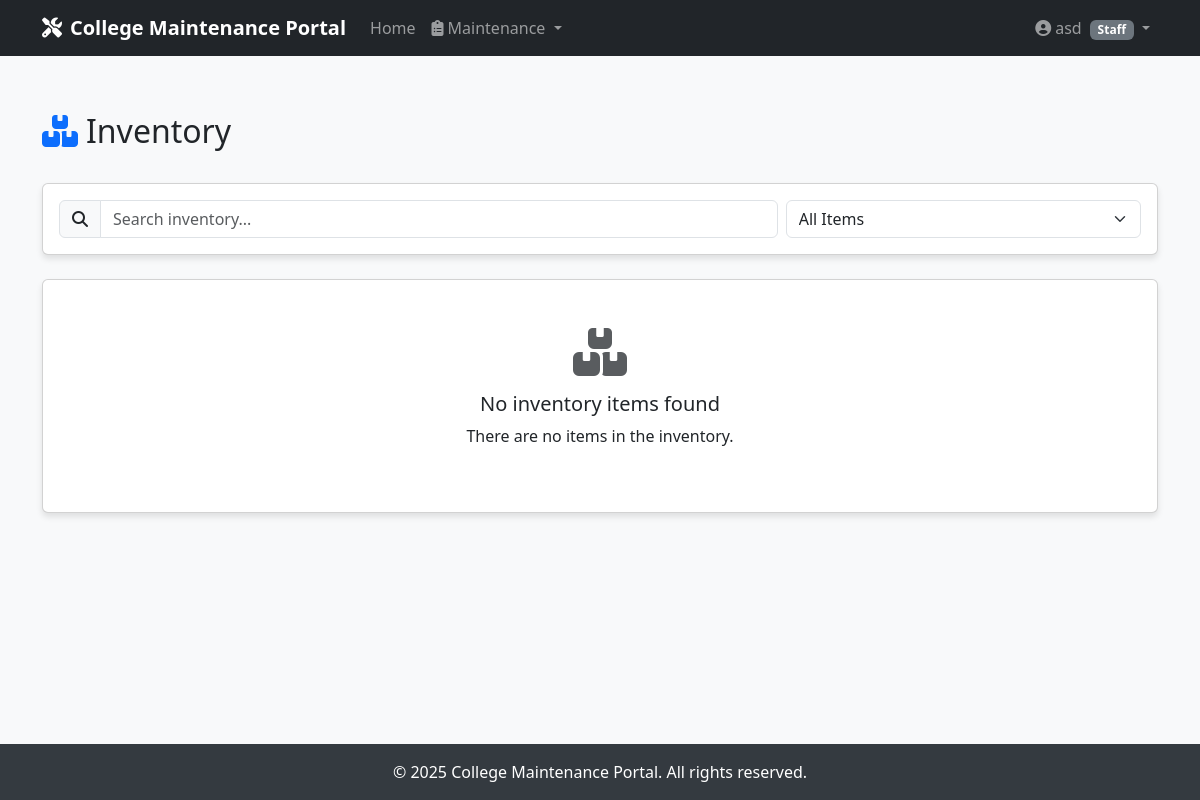
The page /inventory/ (signed in) on the database as committed earlier.
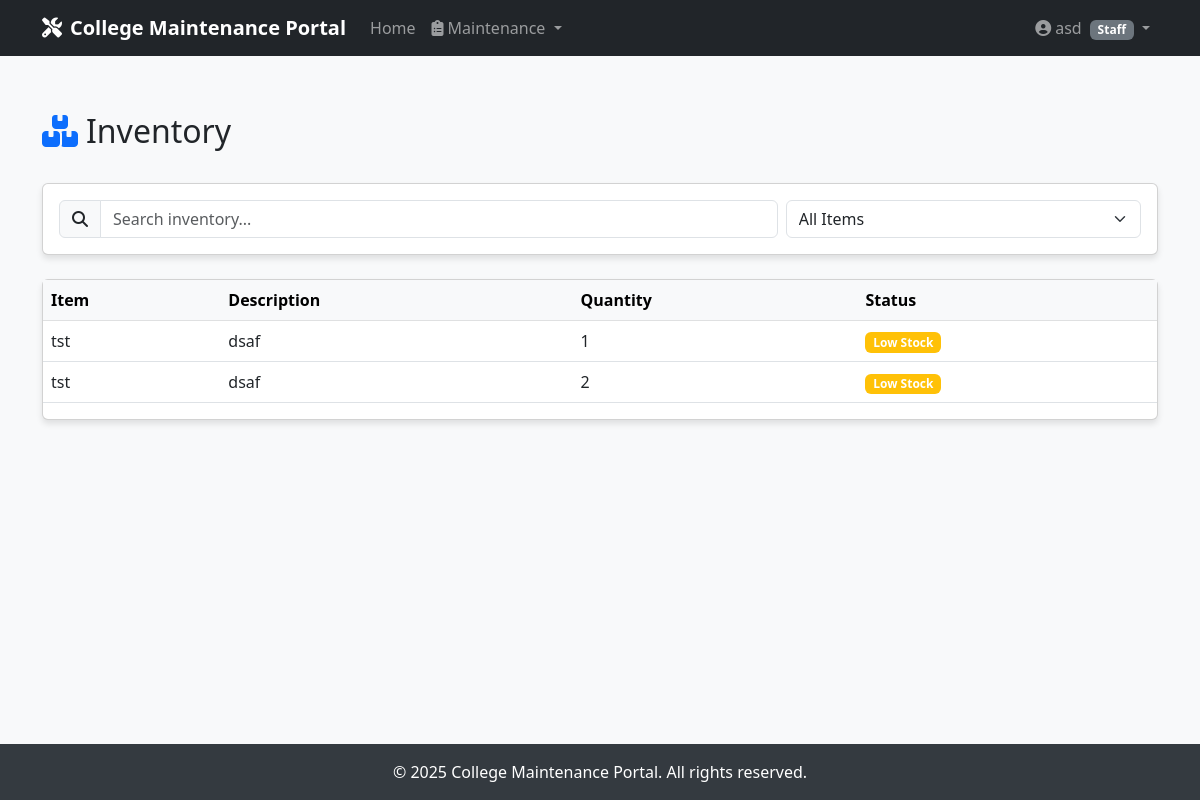
The same page on the database as committed later.
### maintenance/models.py (models this page shows, shortened)
class CustomUser(AbstractUser):
    USER_TYPE_CHOICES = (
        ('student', 'Student'),
        ('staff', 'Staff'),
        ('admin', 'Administrator'),
    )
    user_type = models.CharField(max_length=10, choices=USER_TYPE_CHOICES)
    department = models.CharField(max_length=100, blank=True, null=True)
    contact_number = models.CharField(max_length=15, blank=True, null=True)

class InventoryItem(models.Model):
    name = models.CharField(max_length=100)
    description = models.TextField(blank=True)
    quantity = models.PositiveIntegerField(default=0)

### maintenance/views.py (the view)
# urls.py: path('inventory/', views.view_inventory, name='inventory'),
@login_required
@staff_required
def view_inventory(request):
    inventory_items = InventoryItem.objects.all().order_by('name')
    paginator = Paginator(inventory_items, 15)  # Show 15 items per page
    page_number = request.GET.get('page')
    paginated_items = paginator.get_page(page_number)
    low_stock_count = inventory_items.filter(quantity__gt=0, quantity__lte=5).count()
    out_of_stock_count = inventory_items.filter(quantity=0).count()
    return render(request, 'inventory.html', {
        'inventory_items': paginated_items,
        'low_stock_count': low_stock_count,
        'out_of_stock_count': out_of_stock_count,
        'total_items': inventory_items.count()
    })

### maintenance/views.py (called while the page is built)
def staff_required(view_func):
    @wraps(view_func)
    def _wrapped_view(request, *args, **kwargs):
        if not request.user.is_authenticated:
            messages.error(request, 'You must be logged in to access this page')
            return redirect('login')
        if request.user.user_type not in ['staff', 'admin']:
            messages.error(request, 'You are not authorized to access this page')
            return redirect('home')
        return view_func(request, *args, **kwargs)
    return _wrapped_view

### maintenance/templates/inventory.html (shortened to what this page needs)
{% extends 'base.html' %}
{% block content %}
<div class="container py-4">
    <div class="d-flex justify-content-between align-items-center mb-4">
        <h2><i class="fas fa-boxes text-primary me-2"></i>Inventory</h2>
    </div>
    <div class="card mb-4">
        <div class="card-body">
            <div class="row g-2">
                <div class="col-md-8">
                    <div class="input-group">
                        <span class="input-group-text"><i class="fas fa-search"></i></span>
                        <input type="text" id="searchInput" class="form-control" placeholder="Search inventory...">
                    </div>
                </div>
                <div class="col-md-4">
                    <select id="statusFilter" class="form-select">
                        <option value="all">All Items</option>
                    </select>
                </div>
            </div>
        </div>
    </div>
    <div class="card">
        <div class="card-body p-0">
            {% if inventory_items %}
                <div class="table-responsive">
                    <table class="table table-hover" id="inventoryTable">
                        <thead class="table-light">
                            <tr>
                                <th>Item</th>
                                <th>Description</th>
                                <th>Quantity</th>
                                <th>Status</th>
                            </tr>
                        </thead>
                        <tbody>
                            {% for item in inventory_items %}
                                <tr>
                                    <td>{{ item.name }}</td>
                                    <td>{{ item.description }}</td>
                                    <td>{{ item.quantity }}</td>
                                    <td>
                                        {% if item.quantity <= 0 %}
                                            <span class="badge bg-danger">Out of Stock</span>
                                        {% elif item.quantity <= 5 %}
                                            <span class="badge bg-warning">Low Stock</span>
                                        {% else %}
                                            <span class="badge bg-success">In Stock</span>
                                        {% endif %}
                                    </td>
                                </tr>
                            {% endfor %}
                        </tbody>
                    </table>
                </div>
            {% else %}
                <div class="text-center py-5">
                    <i class="fas fa-boxes fa-3x text-muted mb-3"></i>
                    <h5>No inventory items found</h5>
                    <p class="mb-3">There are no items in the inventory.</p>
                </div>
            {% endif %}
        </div>
    </div>
</div>
{% endblock %}

### maintenance/templates/base.html (shortened to what this page needs)
<!DOCTYPE html>
<html lang="en">
<head>
    <link href="https://cdn.jsdelivr.net/npm/bootstrap@5.3.0-alpha1/dist/css/bootstrap.min.css" rel="stylesheet">
    <link rel="stylesheet" href="https://cdnjs.cloudflare.com/ajax/libs/font-awesome/6.4.0/css/all.min.css">
</head>
<body>
    <nav class="navbar navbar-expand-lg navbar-dark bg-dark">
        <div class="container">
            <a class="navbar-brand" href="{% url 'home' %}">
                <i class="fas fa-tools me-2"></i>College Maintenance Portal
            </a>
            <div class="collapse navbar-collapse" id="navbarNav">
                <ul class="navbar-nav me-auto">
                    <li class="nav-item">
                        <a class="nav-link" href="{% url 'home' %}">Home</a>
                    </li>
                    {% if user.is_authenticated %}
                        {% if user.user_type == 'staff' or user.user_type == 'admin' %}
                            <li class="nav-item dropdown">
                                <a class="nav-link dropdown-toggle" href="#" id="staffDropdown" role="button" data-bs-toggle="dropdown">
                                    <i class="fas fa-clipboard-list me-1"></i>Maintenance
                                </a>
                            </li>
                        {% endif %}
                    {% endif %}
                </ul>
                <ul class="navbar-nav">
                    {% if user.is_authenticated %}
                        <li class="nav-item dropdown">
                            <a class="nav-link dropdown-toggle" href="#" id="userDropdown" role="button" data-bs-toggle="dropdown">
                                <i class="fas fa-user-circle me-1"></i>{{ user.username }}
                                <span class="badge bg-secondary ms-1">{{ user.get_user_type_display }}</span>
                            </a>
                        </li>
                    {% endif %}
                </ul>
            </div>
        </div>
    </nav>
    <div class="main-content">
        {% block content %}{% endblock %}
    </div>
    <footer class="footer text-center">
        <div class="container">
            <p class="mb-0">&copy; {% now "Y" %} College Maintenance Portal. All rights reserved.</p>
        </div>
    </footer>
</body>
</html>

### maintenance/templates/base.html (style rules this page uses)
:root { --primary-color: #0d6efd; --secondary-color: #6c757d; --success-color: #198754; --warning-color: #ffc107; --danger-color: #dc3545; }
body { min-height: 100vh; display: flex; flex-direction: column; background-color: #f8f9fa; }
.navbar-brand { font-weight: bold; }
.main-content { flex: 1; padding: 2rem 0; }
.footer { background-color: #343a40; color: white; padding: 1rem 0; margin-top: auto; }
.card { box-shadow: 0 4px 6px rgba(0, 0, 0, 0.1); transition: all 0.3s ease; }

Rows that differ between the two databases and show on the page:
added InventoryItem: name "tst", description "dsaf", quantity "1", shows "Low Stock"
added InventoryItem: name "tst", description "dsaf", quantity "2", shows "Low Stock"
Other text that changed with them:
text no longer shown: "No inventory items found There are no items in the inventory."
text now shown: "Item Description Quantity Status"
